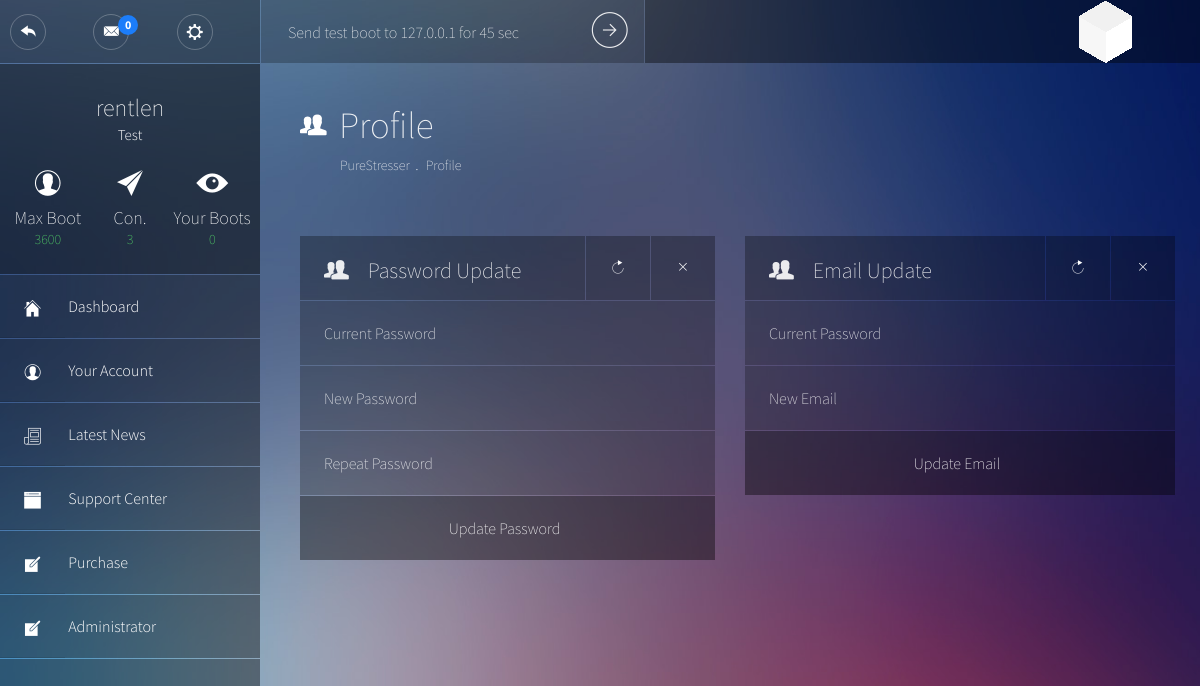
/profile.php (signed in), run on the app's committed database.
### tables this page shows
CREATE TABLE `users` (
  `ID` int(11) NOT NULL,
  `username` varchar(26) NOT NULL,
  `password` varchar(40) NOT NULL,
  `email` varchar(50) NOT NULL,
  `rank` int(11) NOT NULL DEFAULT '0',
  `membership` int(11) NOT NULL,
  `max_boots` tinyint(2) NOT NULL DEFAULT '0',
  `expire` int(11) NOT NULL,
  `status` int(11) NOT NULL,
  `test_boot` int(16) DEFAULT NULL
);

CREATE TABLE `plans` (
  `ID` int(11) NOT NULL,
  `name` varchar(50) NOT NULL,
  `description` text NOT NULL,
  `mbt` int(11) NOT NULL,
  `max_boots` tinyint(2) NOT NULL DEFAULT '1',
  `unit` varchar(10) NOT NULL,
  `length` int(11) NOT NULL,
  `price` float NOT NULL,
  `allowed_methods` text
);

### includes/init.php (called while the page is built, shortened)
<?php
require 'functions.php';
$stats = new stats;

### includes/functions.php (called while the page is built, shortened)
<?php
class user
{
	function isAdmin($odb)
	{
		$SQL = $odb -> prepare("SELECT `rank` FROM `users` WHERE `ID` = :id");
		$SQL -> execute(array(':id' => $_SESSION['ID']));
		$rank = $SQL -> fetchColumn(0);
		if ($rank == 1)
		{
			return true;
		}
		else
		{
			return false;
		}
	}
}
class stats
{
	function totalBootsForUser($odb, $user)
	{
		$SQL = $odb -> prepare("SELECT COUNT(*) FROM `logs` WHERE `user` = :user");
		$SQL -> execute(array(":user" => $user));
		return $SQL->fetchColumn(0);
	}
}

### profile.php (the view, shortened to what this page needs)
<?php
require_once 'includes/db.php';
require_once 'includes/init.php';
$currentPage = "profile";
$pageon = "Profile";
$plansql = $odb -> prepare("SELECT `users`.*,`plans`.`name`, `plans`.`mbt`,`plans`.`max_boots` AS `pboots` FROM `users`, `plans` WHERE `plans`.`ID` = `users`.`membership` AND `users`.`ID` = :id LIMIT 1");
$plansql -> execute(array(":id" => $_SESSION['ID']));
$userInfo = $plansql -> fetch(PDO::FETCH_ASSOC);
?>
<!DOCTYPE html>
<html lang="en">
<head>
	<link rel="stylesheet" type="text/css" href="css/bootstrap.min.css">
	<link rel="stylesheet" type="text/css" href="css/main.min.css">
</head>
<body>
	<header class="top-bar">
					<?php include "includes/template/header.php"; ?>
	</header>
	<div class="wrapper">
		<aside class="sidebar">
	<?php include "includes/template/sidebar.php"; ?>
		</aside>
		<section class="content">
			<header class="main-header">
				<div class="main-header__nav">
					<h1 class="main-header__title">
						<i class="pe-7f-users"></i>
						<span><?php echo $pageon ?></span>
					</h1>
					<ul class="main-header__breadcrumb">
						<li><a href="#" onclick="return false;"><?php include 'includes/name.php'; ?></a></li>
						<li><a href="#" onclick="return false;"><?php echo $pageon ?></a></li>
					</ul>
				</div>
			</header>
				<div class="row">
 <form action="" method="POST">
					<div class="col-md-6">
						<article class="widget widget__form">
							<header class="widget__header">
								<div class="widget__title">
									<i class="pe-7f-users"></i><h3>Password Update</h3>
								</div>
								<div class="widget__config">
									<a href="#"><i class="pe-7f-refresh"></i></a>
									<a href="#"><i class="pe-7s-close"></i></a>
								</div>
							</header>
							<div class="widget__content">
								<input type="password" name="cpassword" placeholder="Current Password" />
								<input type="password" name="npassword" value="" placeholder="New Password" />
								<input type="password" name="rpassword" value="" placeholder="Repeat Password" />
								<button type="submit" name="PassBtn">Update Password</button>
						</div>
					</div>
					</form>
					<div class="row">
 <form action="" method="POST">
					<div class="col-md-6">
						<article class="widget widget__form">
							<header class="widget__header">
								<div class="widget__title">
									<i class="pe-7f-users"></i><h3>Email Update</h3>
								</div>
								<div class="widget__config">
									<a href="#"><i class="pe-7f-refresh"></i></a>
									<a href="#"><i class="pe-7s-close"></i></a>
								</div>
							</header>
							<div class="widget__content">
								<input type="password" name="cpassword" value="" placeholder="Current Password" />
								<input type="text" name="nemail" value="" placeholder="New Email" />
								<button type="submit" name="EmailBtn">Update Email</button>
						</div>
					</div>
					</div>
		</section>
	</div>
</body>
</html>

### includes/template/sidebar.php (shortened to what this page needs)
<?php
global $userInfo;
$currentPage = (isset($currentPage) ? $currentPage : "");
$adminPanel = (isset($currentPage) && substr($currentPage, 0, 6) === "admin_");
if ( $adminPanel === false )
{
?>
			<div class="user-info">
				<br /><br />
					<h2 class="user-info__name"><?php echo htmlentities($_SESSION['username']); ?></h2>
					<h3 class="user-info__role"><?php echo ( isset($userInfo['name']) && !empty($userInfo['name']) ? $userInfo['name'] : "No Plan" ); ?></h3>
					<ul class="user-info__numbers">
						<li>
							<i class="pe-7f-user"></i>
							<p>Max Boot</p>
							<p><?php echo $userInfo['mbt']; ?></p>
						</li>
						<li>
							<i class="pe-7f-paper-plane"></i>
							<p>Con.</p>
							<p><?php echo ($userInfo['max_boots']+$userInfo['pboots']); ?></p>
						</li>
						<li>
							<i class="pe-7g-watch"></i>
							<p>Your Boots</p>
							<p><?php echo $stats -> totalBootsForUser($odb, $_SESSION['username']); ?></p>
						</li>
					</ul>
				</div>
				<ul class="main-nav">
					<li<?php echo ($currentPage === "dashboard" ? ' class="main-nav--active"' : ''); ?>>
						<a class="main-nav__link" href="index.php">
							<span class="main-nav__icon"><i class="pe-7f-home"></i></span>
							Dashboard
						</a>
					</li>
					<li<?php echo ($currentPage === "account" ? ' class="main-nav--active"' : ''); ?>>
						<a class="main-nav__link" href="profile.php">
							<span class="main-nav__icon"><i class="pe-7f-user"></i></span>
							Your Account
						</a>
					</li>
					<li<?php echo ($currentPage === "news" ? ' class="main-nav--active"' : ''); ?>>
						<a class="main-nav__link" href="news.php">
							<span class="main-nav__icon"><i class="pe-7s-news-paper"></i></span>
							Latest News
						</a>
					</li>
					<li<?php echo ($currentPage === "<?php echo URL; ?>support" ? ' class="main-nav--active"' : ''); ?>>
						<a class="main-nav__link" href="support.php">
							<span class="main-nav__icon"><i class="pe-7f-browser"></i></span>
							Support Center
						</a>
					</li>
					<li<?php echo ($currentPage === "purchase" ? ' class="main-nav--active"' : ''); ?>>
						<a class="main-nav__link" href="purchase.php">
							<span class="main-nav__icon"><i class="pe-7f-note"></i></span>
							Purchase
						</a>
					</li>
					<?PHP	if ($user -> isAdmin($odb))	{
						?>
						<li>
						<a class="main-nav__link" href="admin/index.php">
							<span class="main-nav__icon"><i class="pe-7f-note"></i></span>
							Administrator
						</a>
					</li>
                        <?php
						}
						?>
				</ul>
<?php
}

### data on the page
users: plans.name "Test", plans.mbt "3600", plans.max_boots "3"

### other printed values
getUsersOpenedTickets() "0"
$_SESSION['username'] "rentlen"
$stats -> totalBootsForUser($odb, $_SESSION['username']) "0"
$pageon "Profile"
